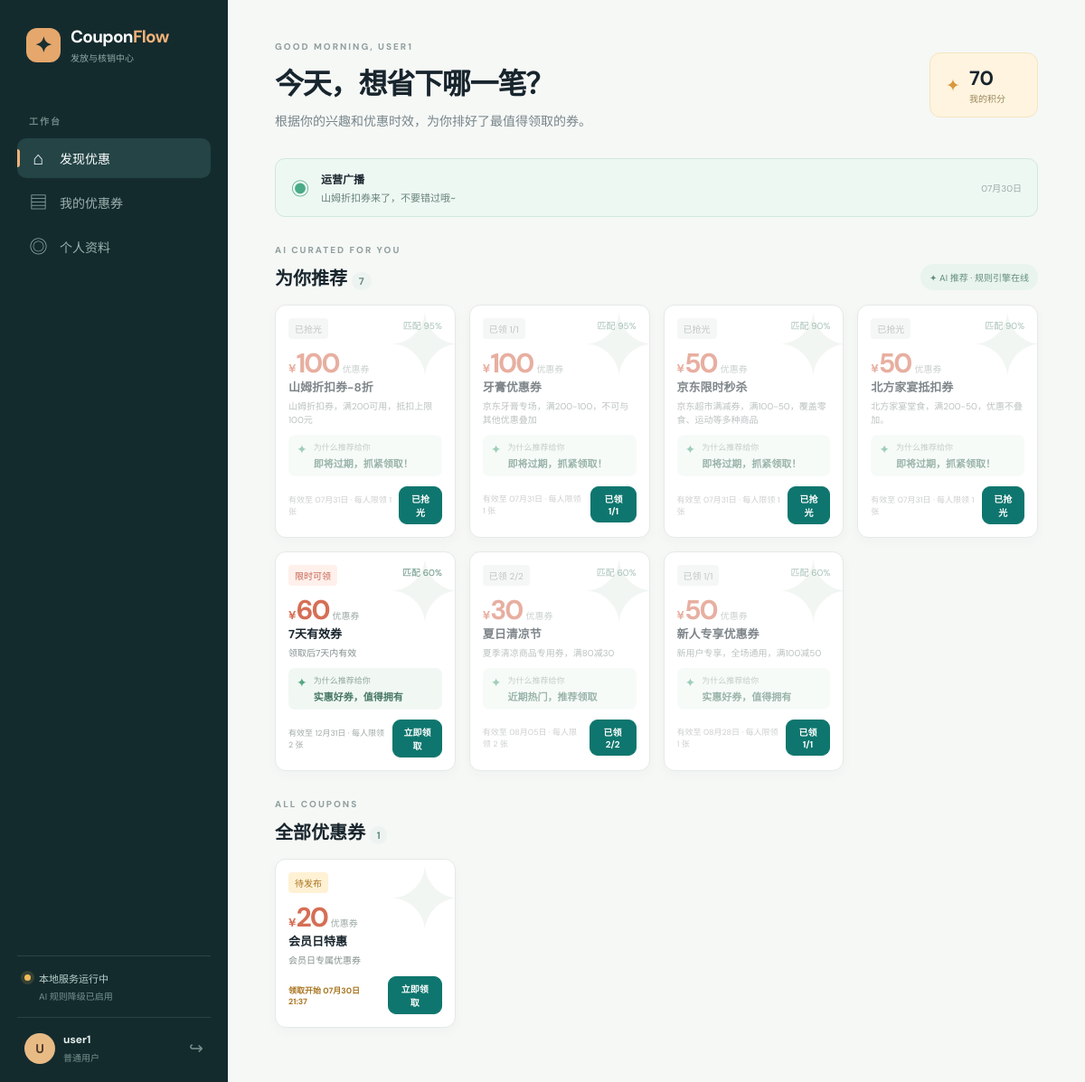
The app's page /user/dashboard (signed in), older data.
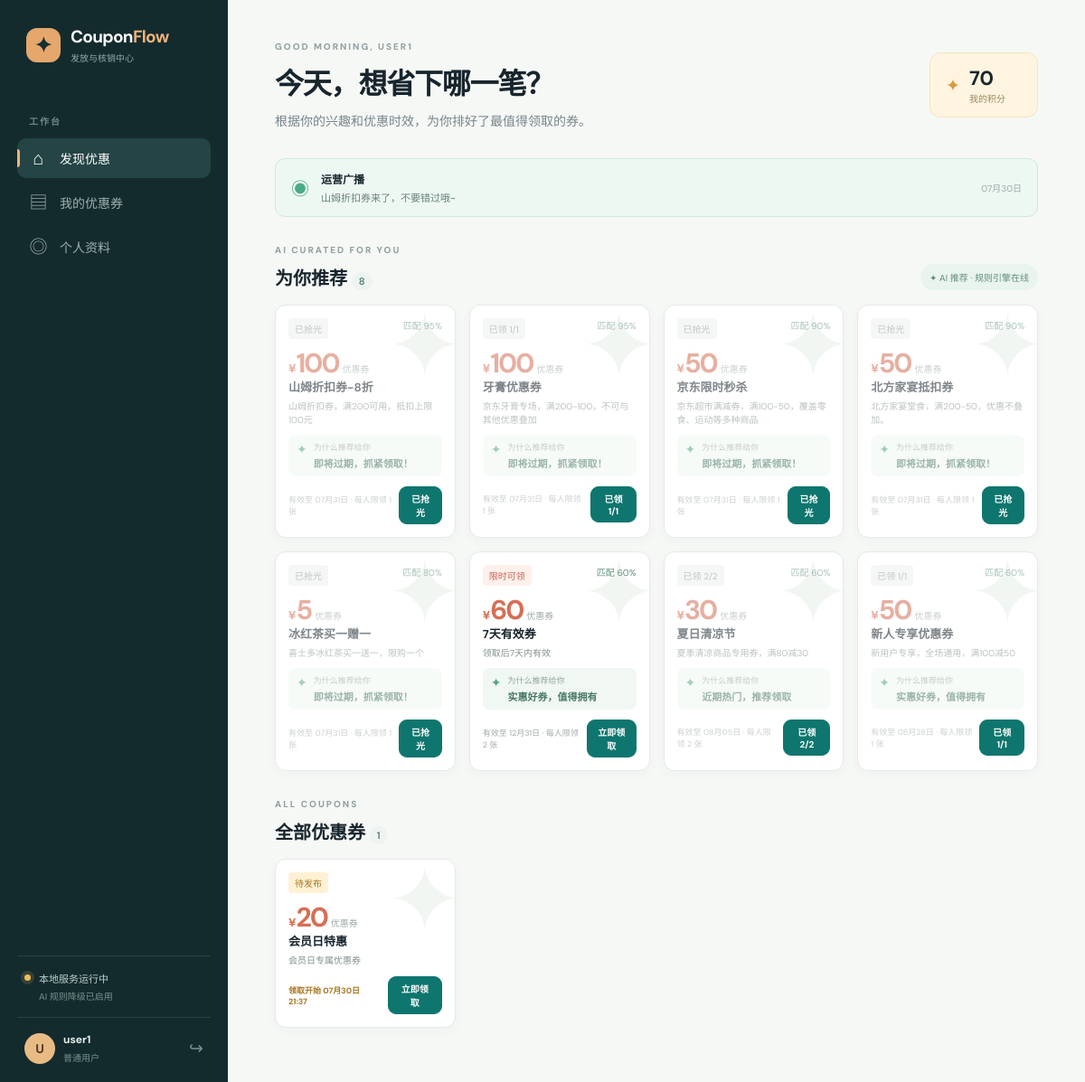
The same page, newer data.
### api/app/models/campaign.py (models this page shows, shortened)
class Campaign(db.Model):
    __tablename__ = "campaigns"
    id = db.Column(db.Integer, primary_key=True)
    name = db.Column(db.String(200), nullable=False)
    amount = db.Column(db.Float, nullable=False, default=0.0)
    stock = db.Column(db.Integer, nullable=False, default=0)
    initial_stock = db.Column(db.Integer, nullable=False, default=0)
    start_date = db.Column(db.DateTime, nullable=False)
    end_date = db.Column(db.DateTime, nullable=False)
    per_user_limit = db.Column(db.Integer, nullable=False, default=1)
    description = db.Column(db.Text, default="")
    status = db.Column(db.String(20), nullable=False, default="draft")
    is_scheduled = db.Column(db.Boolean, default=False)
    scheduled_time = db.Column(db.DateTime, nullable=True)
    coupon_validity_days = db.Column(db.Integer, nullable=True)
    created_by = db.Column(db.Integer, db.ForeignKey("users.id"), nullable=False)
    created_at = db.Column(db.DateTime, default=datetime.now)
    creator = db.relationship("User", backref="campaigns_created", foreign_keys=[created_by])
    coupons = db.relationship("Coupon", backref="campaign", lazy="dynamic")
    reservations = db.relationship(
        "CampaignReservation",
        back_populates="campaign",
        lazy="dynamic",
        cascade="all, delete-orphan",
    )
    def release_time(self):
        if not self.is_scheduled:
            return None
        candidates = [
            value for value in (self.scheduled_time, self.start_date) if value is not None
        ]
        return max(candidates) if candidates else None
    def is_pending_release_at(self, now=None):
        now = now or datetime.now()
        release_time = self.release_time()
        return (
            self.status == "active"
            and self.is_scheduled
            and release_time is not None
            and now < release_time <= self.end_date
        )

### api/app/routes/user.py (the view)
@user_bp.route("/dashboard")
def dashboard():
    now = datetime.now()
    visible_campaigns = CouponService.list_user_visible_campaigns(now)
    user_claimed_map = CouponService.claimed_counts(
        current_user.id,
        visible_campaigns,
    )
    reserved_campaign_ids = ReservationService.campaign_ids_for_user(current_user.id)
    recommendations = ai_gateway.recommend_coupons(current_user, visible_campaigns)
    recommended_ids = {
        recommendation["campaign"].id for recommendation in recommendations
    }
    for campaign in visible_campaigns:
        if campaign.id not in recommended_ids:
            recommendations.append(
                {
                    "campaign": campaign,
                    "reason": "即将开始，先预约收藏" if campaign.is_pending_release_at(now) else "为您精选推荐",
                    "score": 0.5,
                }
            )
    for recommendation in recommendations:
        campaign = recommendation["campaign"]
        campaign_id = campaign.id
        recommendation["is_maxed"] = (
            user_claimed_map.get(campaign_id, 0) >= campaign.per_user_limit
        )
        recommendation["user_claimed"] = user_claimed_map.get(campaign_id, 0)
        recommendation["is_pending"] = campaign.is_pending_release_at(now)
        recommendation["is_reserved"] = campaign_id in reserved_campaign_ids
    ai_picks = [item for item in recommendations if item["score"] >= 0.6]
    ai_pick_ids = {item["campaign"].id for item in ai_picks}
    other_campaigns = [
        item for item in recommendations if item["campaign"].id not in ai_pick_ids
    ]
    return render_template(
        "user/dashboard.html",
        ai_picks=ai_picks,
        other_campaigns=other_campaigns,
        broadcasts=NotificationService.visible_for_user(current_user.id),
        near_expiry=CouponService.near_expiry(current_user.id, now),
        now=now,
    )

### ai/contracts.py (called while the page is built)
    def to_dict(self) -> dict[str, Any]:
        return {
            "campaign_id": self.campaign_id,
            "reason": self.reason,
            "score": self.score,
        }

### ai/providers/bedrock.py (called while the page is built)
    @property
    def available(self) -> bool:
        if self.config.mock_mode:
            return False
        return bool(self.config.bearer_token or self._runtime_client is not None)

    @property
    def status(self) -> Mapping[str, Any]:
        if self.config.mock_mode:
            mode, label = "fallback", "规则引擎降级"
        elif self.config.bearer_token:
            mode, label = "bedrock_api", "Bedrock API"
        elif self._runtime_client is not None:
            mode, label = "bedrock_sdk", "Bedrock SDK"
        else:
            mode, label = "fallback", "规则引擎降级"
        return {
            "mode": mode,
            "label": label,
            "connected": self.available,
            "model": self.config.model_id,
            "region": self.config.region,
        }

### ai/service.py (called while the page is built)
    @property
    def status(self) -> dict[str, Any]:
        return dict(self.provider.status)

### api/app/__init__.py (called while the page is built)
@login_manager.user_loader
def load_user(user_id):
    from api.app.models import User
    return db.session.get(User, int(user_id))

### ui/templates/user/dashboard.html (shortened to what this page needs)
{% extends 'base.html' %}
{% macro offer_card(rec, show_score=false) -%}
{% set c = rec.campaign %}
{% set is_maxed = rec.is_maxed %}
{% set user_claimed = rec.user_claimed %}
{% set is_gone = (c.stock == 0) %}
{% set is_pending = rec.is_pending %}
{% set is_reserved = rec.is_reserved %}
<article class="offer-card{{ ' offer-exhausted' if is_maxed or is_gone else '' }}{{ ' has-reservation' if is_reserved else '' }}">
  <div class="offer-top">
    {% if is_pending %}<span class="offer-tag pending-badge">待发布</span>
    {% elif is_maxed %}<span class="offer-tag maxed-badge">已领 {{ user_claimed }}/{{ c.per_user_limit }}</span>
    {% elif is_gone %}<span class="offer-tag maxed-badge">已抢光</span>
    {% elif c.stock <= 5 %}<span class="offer-tag">仅剩 {{ c.stock }} 张</span>
    {% else %}<span class="offer-tag">限时可领</span>{% endif %}
    {% if show_score %}<span class="offer-score">匹配 {{ '%.0f'|format(rec.score * 100) }}%</span>{% endif %}
  </div>
  <div class="offer-amount"><small>¥</small><strong>{{ '%.0f'|format(c.amount) }}</strong><span>优惠券</span></div>
  <h3>{{ c.name }}</h3>
  <p>{{ c.description }}</p>
  {% if show_score %}<div class="ai-reason"><span>✦</span><div><small>为什么推荐给你</small><strong>{{ rec.reason }}</strong></div></div>{% endif %}
  <div class="offer-footer">
    {% if is_pending %}<span class="pending-start">领取开始 {{ c.release_time().strftime('%m月%d日 %H:%M') }}</span>
    {% else %}<span>有效至 {{ c.end_date.strftime('%m月%d日') }} · 每人限领 {{ c.per_user_limit }} 张</span>{% endif %}
    <button class="button button-primary claim-button"
            data-campaign-id="{{ c.id }}"
            data-pending="{{ 'true' if is_pending else 'false' }}"
            data-start-time="{{ c.release_time().strftime('%m月%d日 %H:%M') if is_pending else '' }}"
            {% if is_pending and is_reserved %}disabled{% endif %}>
      {% if is_pending and is_reserved %}已预约{% elif is_maxed %}已领 {{ user_claimed }}/{{ c.per_user_limit }}{% elif is_gone %}已抢光{% else %}立即领取{% endif %}
    </button>
  </div>
</article>
{%- endmacro %}
{% block content %}
<header class="page-top user-welcome">
  <div><p class="kicker">GOOD MORNING, {{ current_user.username|upper }}</p><h1>今天，想省下哪一笔？</h1><p>根据你的兴趣和优惠时效，为你排好了最值得领取的券。</p></div>
  <div class="points-badge"><span>✦</span><strong>{{ current_user.points }}</strong><small>我的积分</small></div>
</header>
{% if broadcasts %}<section class="broadcast-strip"><span>◉</span><div><strong>运营广播</strong><p>{{ broadcasts[0].message }}</p></div><small>{{ broadcasts[0].created_at.strftime('%m月%d日') }}</small></section>{% endif %}
{% if ai_picks %}
<div class="section-bar"><div><p class="kicker">AI CURATED FOR YOU</p><h2>为你推荐 <span class="count-chip">{{ ai_picks|length }}</span></h2></div><span class="ai-label">✦ AI 推荐 · {% if ai_status.connected %}{{ ai_status.label }}{% else %}规则引擎在线{% endif %}</span></div>
<section class="coupon-grid user-coupon-grid">{% for rec in ai_picks %}{{ offer_card(rec, true) }}{% endfor %}</section>
{% endif %}
{% if other_campaigns %}
<div class="section-bar"><div><p class="kicker">ALL COUPONS</p><h2>全部优惠券 <span class="count-chip">{{ other_campaigns|length }}</span></h2></div></div>
<section class="coupon-grid user-coupon-grid">{% for rec in other_campaigns %}{{ offer_card(rec) }}{% endfor %}</section>
{% endif %}
{% endblock %}

Row changes from the older to the newer data that the page shows:
added Campaign: amount "5", name "冰红茶买一赠一", description "喜士多冰红茶买一送一，限购一个", end_date "07月31日", per_user_limit "1"
Text that changed along with them:
{{ ai_picks|length }}: "7" → "8"
new list line: "已抢光 匹配 80 % ¥ 优惠券 为什么推荐给你 即将过期，抓紧领取！ 有效至 · 每人限领 张 已抢光"
